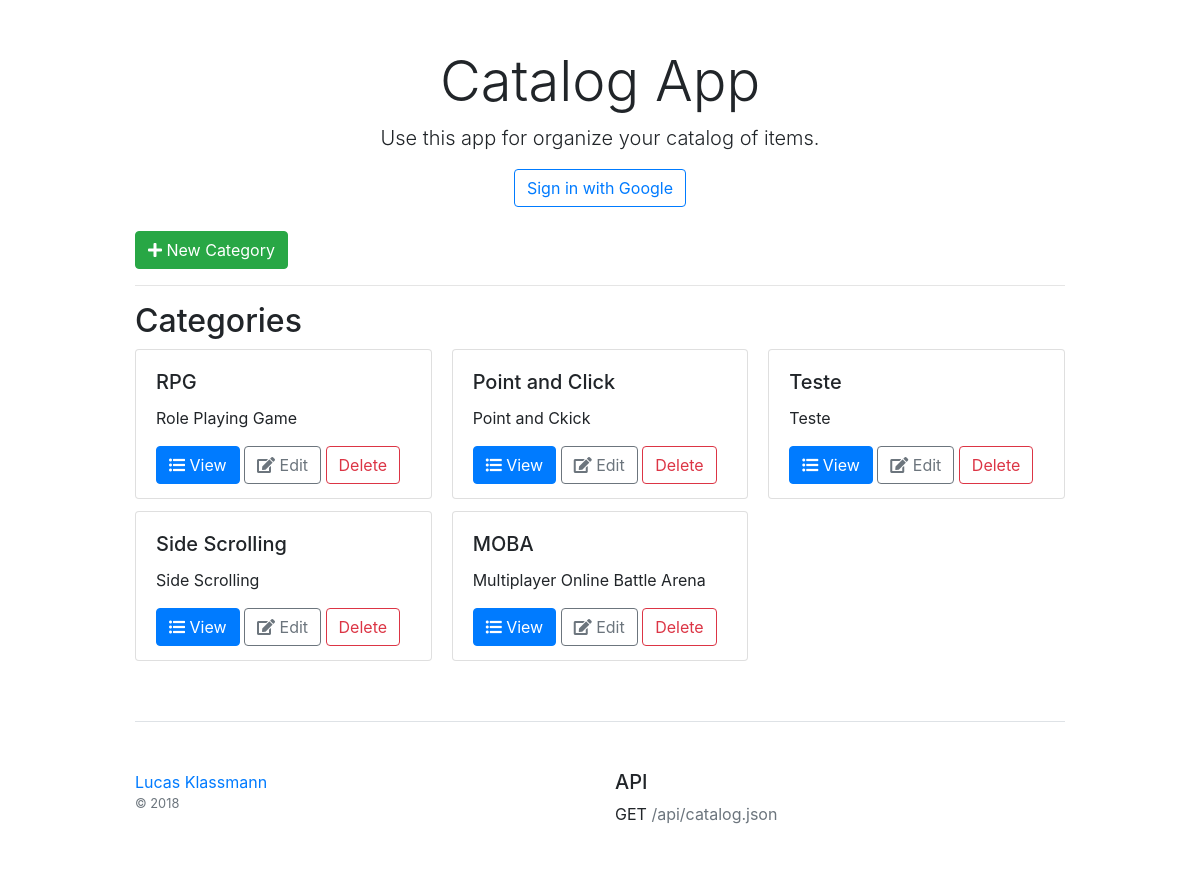
Before: / with the older database file.
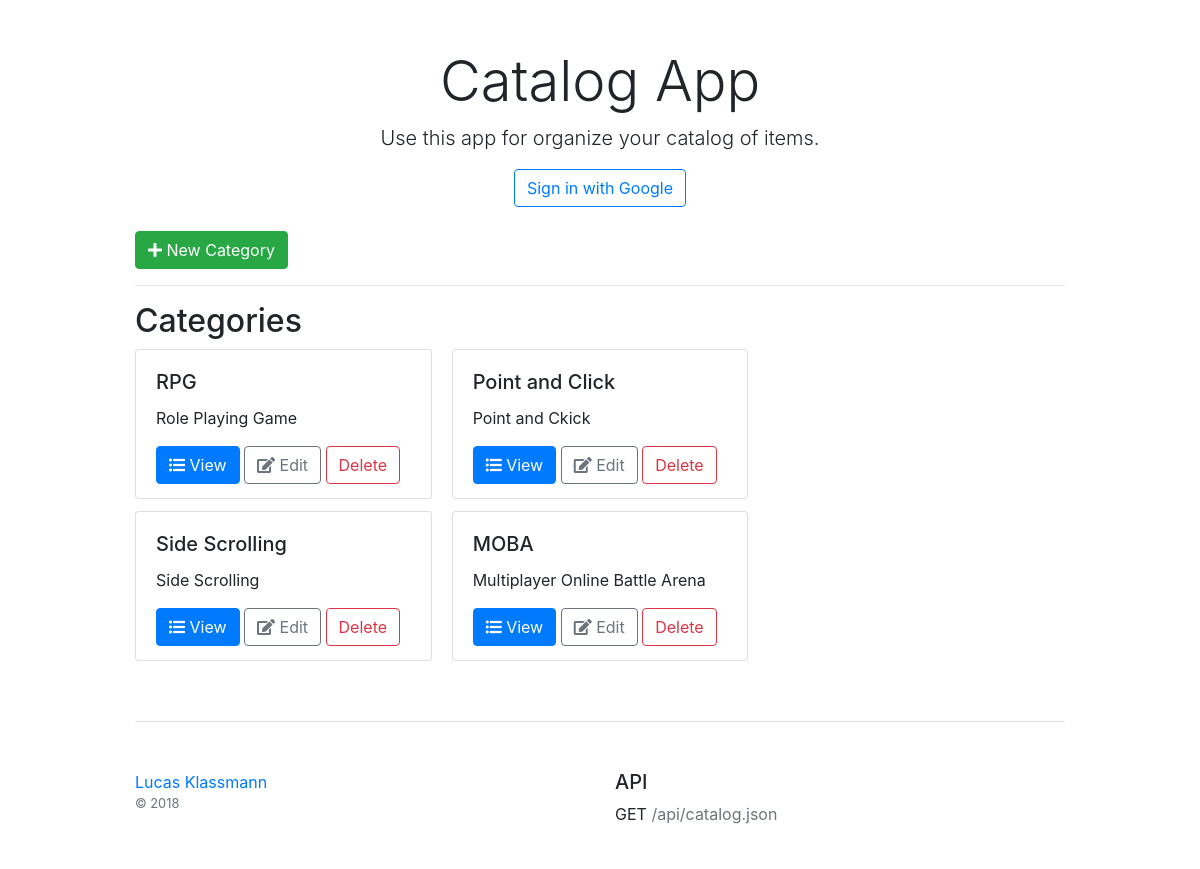
After: the same page with the newer database file.
### database.py (models this page shows, shortened)
class Category(Base):
    __tablename__ = 'category'
    id = Column(Integer, primary_key = True)
    name = Column(String(200), nullable = False)
    description = Column(Text())
    items = relationship("Item", back_populates="category")

### app.py (the view)
@app.route('/')
def index():
    session['state'] = get_state_token()
    categories = dbsession.query(Category).all()
    return render_template('index.html', categories=categories)

### app.py (called while the page is built)
def get_state_token():
    return ''.join(random.choice(string.ascii_uppercase + string.digits)
                    for x in range(32))

### templates/index.html
{% extends "base.html" %}
{% block content %}
<div class="row">
    <div class="col-md-12">
        <a class="btn btn-success" href="/category/new/"><i class="fas fa-plus"></i> New Category</a>
    </div>
</div>
<div class="row">
    <div class="col-md-12">
        <hr>
    </div>
</div>
<div class="row">
    <div class="col-md-12">
        <h2>Categories</h2>
        <div class="card-columns">
        {% for c in categories %}
            <div style="height: 150px;" class="card">
                <div class="card-body">
                <h5 class="card-title">{{ c.name }}</h5>
                <p class="card-text">{{ c.description }}</p>
                <a href="{{ url_for('category_view', category_id=c.id) }}" class="btn btn-primary"><i class="fas fa-list-ul"></i> View</a>
                <a href="{{ url_for('category_edit', category_id=c.id) }}" class="btn btn-outline-secondary"><i class="fas fa-edit"></i> Edit</a>
                <a href="{{ url_for('category_delete', category_id=c.id) }}" class="btn btn-outline-danger">Delete</a>
                </div>
            </div>
        {% endfor %}
        </div>
    </div>
</div>
{% endblock %}

Changed rows visible on the page:
removed Category: name "Teste", description "Teste"
